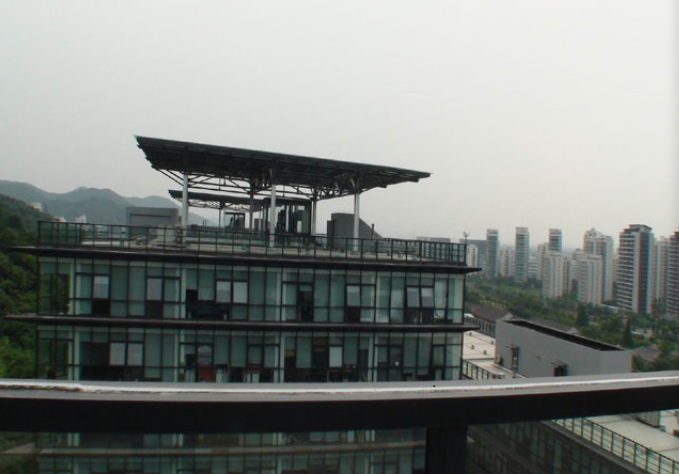
#> input picture opencv_project_practice/Lab6/images/house_left.png, 679 x 474 px
$ python ex1.py
#> lines starting #> are read from the running program, lines starting #| are printed output that depends on the picture
import cv2
import numpy as np
import matplotlib.pyplot as plt

# 读取左右两张图像
img_left = cv2.imread('./images/house_left.png', cv2.IMREAD_COLOR)
#> img_left is the input picture: shape (474, 679, 3); mean B, G, R 128.7, 132.3, 128
img_right = cv2.imread('./images/house_right.png', cv2.IMREAD_COLOR)
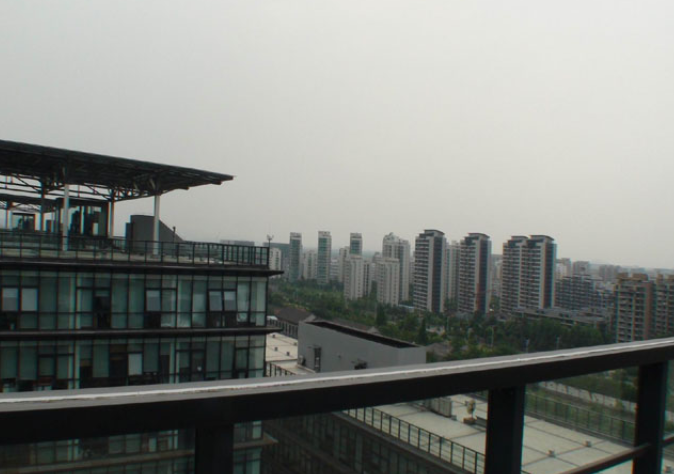
#> input picture opencv_project_practice/Lab6/images/house_right.png, 674 x 474 px
#> img_right is the input picture: shape (474, 674, 3); mean B, G, R 127.2, 131.5, 128.5


def alignImages(im1, im2, option_1='norm', option_2='match'):
#> called with option_1 = 'norm', option_2 = 'match'
    im1Gray = cv2.cvtColor(im1, cv2.COLOR_BGR2GRAY)
    im2Gray = cv2.cvtColor(im2, cv2.COLOR_BGR2GRAY)
    orb = cv2.ORB_create()

    keypoints1, descriptors1 = orb.detectAndCompute(im1Gray, None)
#> keypoints1 = 500 keypoints; strongest (x, y, size): (248, 185, 31), (295, 190, 31), (224, 184, 31), (300, 189, 31)
    keypoints2, descriptors2 = orb.detectAndCompute(im2Gray, None)
#> keypoints2 = 500 keypoints; strongest (x, y, size): (39, 184, 31), (38, 184, 37.2), (231, 177, 31), (129, 193, 31)

    # feature matching
    # matcher = cv2.DescriptorMatcher_create(cv2.DESCRIPTOR_MATCHER_BRUTEFORCE_SL2)
    if option_1 == 'norm':
        matcher = cv2.BFMatcher(cv2.NORM_L2)
    else:
        matcher = cv2.BFMatcher(cv2.NORM_HAMMING)

    if option_2 == 'match':
        matches = matcher.match(descriptors1, descriptors2)
#> matches = 500 matches
    else:
        matches = matcher.knnMatch(descriptors1, descriptors2, 2)

    if option_2 == 'knnMatch':
        matches = [m for (m, n) in matches]

    matches = list(matches)
    matches.sort(key=lambda x: x.distance, reverse=False)

    # 仅保留前15%分数较高的匹配特征
    numGoodMatches = int(len(matches))
#> numGoodMatches = 500
    matches = matches[:numGoodMatches]

    # 分別將兩張相片匹配的特徵點匯出
    points1 = np.zeros((len(matches), 2), dtype=np.float32)
#> points1 = 500 pairs, first value 0 to 0, second value 0 to 0
    points2 = np.zeros((len(matches), 2), dtype=np.float32)
#> points2 = 500 pairs, first value 0 to 0, second value 0 to 0
    for i, match in enumerate(matches):
        points1[i, :] = keypoints1[match.queryIdx].pt
        points2[i, :] = keypoints2[match.trainIdx].pt
#> after the loop, points1 = 500 pairs, first value 80.87 to 627.6, second value 136.5 to 386; points2 = 500 pairs, first value 31 to 557.3, second value 176.2 to 419

    # 找到 homography。
    h, mask = cv2.findHomography(points2, points1, cv2.RANSAC)
#> h = [[0.809, -0.0471, 219.2], [-0.0603, 0.891, 18.28], [-0.000231, -0.000101, 1]]; mask = 500 values, max 1 at index 0, min 0 at index 6, mean 0.376

    # 套用homography
    im1Height, im1Width, channels = im1.shape
#> im1Height = 474; im1Width = 679; channels = 3
    im2Height, im2Width, channels = im2.shape
#> im2Height = 474; im2Width = 674
    im2Aligned = cv2.warpPerspective(im2, h, (im2Width + im1Width, im2Height))
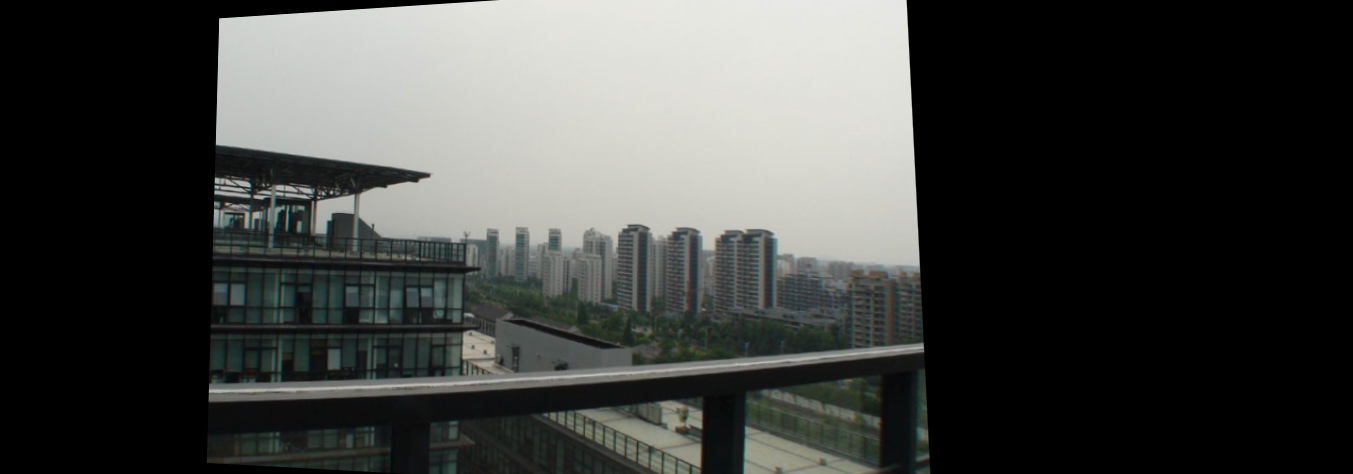
#> im2Aligned: shape (474, 1353, 3); mean B, G, R 65.1, 67.5, 65.9

    # 将image1圖像置換到對齊好的圖片中
    stitchedImage = np.copy(im2Aligned)
    stitchedImage[0:im1Height, 0:im1Width] = im1
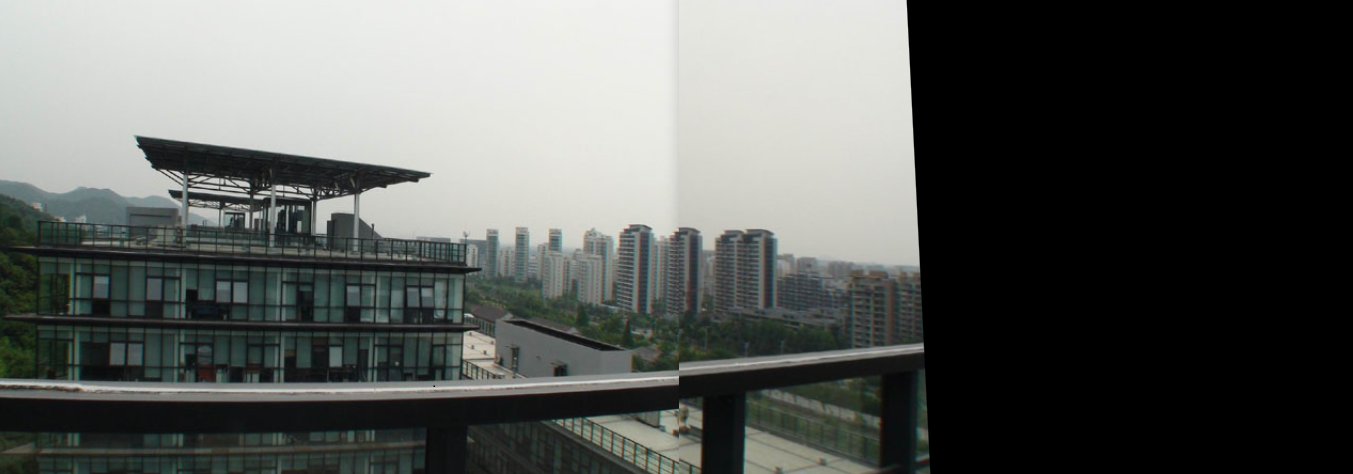
#> stitchedImage: shape (474, 1353, 3); mean B, G, R 89.3, 92.1, 89.5

    return im2Aligned, stitchedImage


res = [None] * 4
_, res[0] = alignImages(img_left, img_right, option_1='norm', option_2='match')
_, res[1] = alignImages(img_left, img_right, option_1='norm', option_2='knnMatch')
_, res[2] = alignImages(img_left, img_right, option_1='hamming', option_2='match')
_, res[3] = alignImages(img_left, img_right, option_1='hamming', option_2='knnMatch')

for r in res:
    plt.imshow(r)
    plt.xticks([]), plt.yticks([])
    plt.axis('off')
    plt.show()
#> this loop made 4 passes
